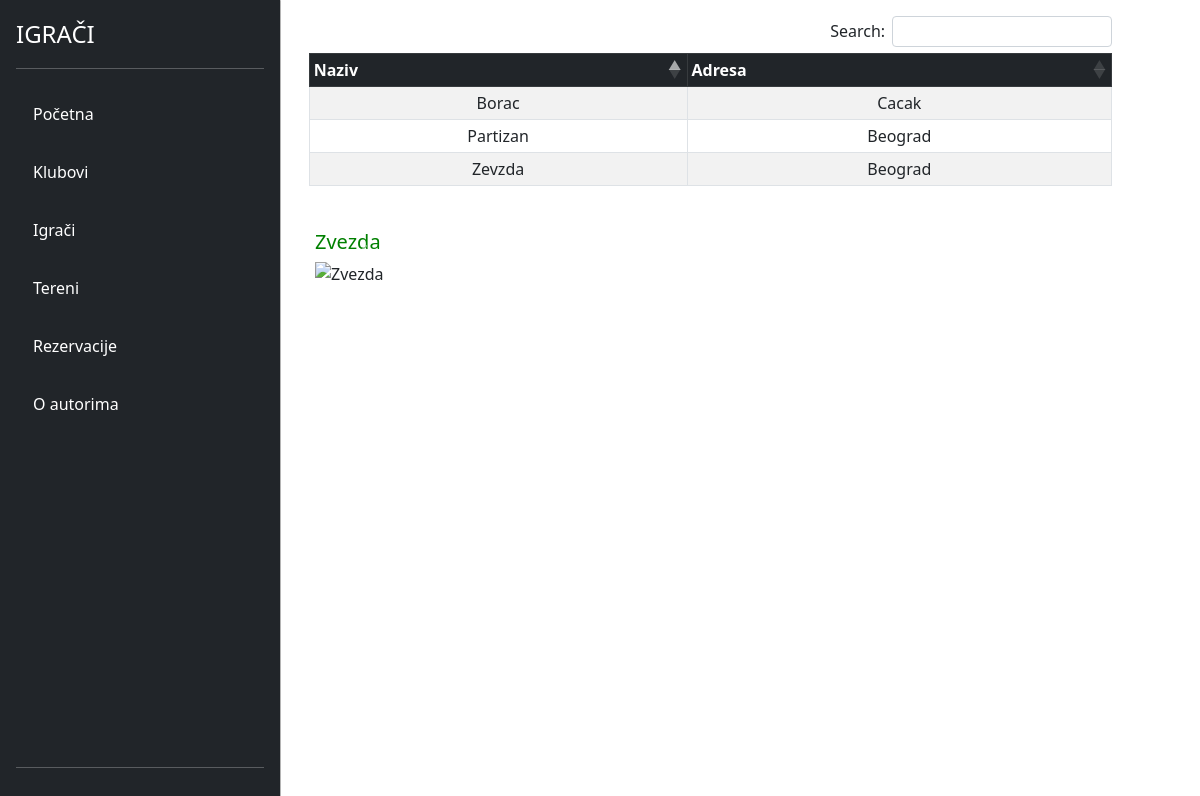
The app's page /view-igraci/clubs.php with its own data.
### tables this page shows
CREATE TABLE `sportski_klubovi` (
  `id` int(11) NOT NULL,
  `naziv` varchar(255) NOT NULL,
  `adresa` varchar(255) NOT NULL
);

### config/DB.php (called while the page is built)
<?php
class DB{
    private static $factory;
    public static function createInstance($config = null)
    {
        $settings['dbname'] = 'rekreativnitenisdb';
        $settings['dbhost'] = '127.0.0.1';
        $settings['dbuser'] = 'root';
        $settings['dbpass'] = '';
        try{
            $dsn = 'mysql:dbname=' . $settings['dbname'] . ';host=' . $settings['dbhost'];
            $pdo = new PDO($dsn, $settings['dbuser'], $settings['dbpass'], array(PDO::MYSQL_ATTR_INIT_COMMAND => "SET NAMES utf8"));
            $pdo->setAttribute(PDO::ATTR_ERRMODE, PDO::ERRMODE_EXCEPTION);
            $pdo->setAttribute(PDO::ATTR_EMULATE_PREPARES, true);
            $pdo->setAttribute(PDO::ATTR_DEFAULT_FETCH_MODE, PDO::FETCH_ASSOC);
            self::$factory[$config] = $pdo;
            return self::$factory[$config];
        }
        catch (PDOException $e) {
            die ('Connection failed: ' . $e->getMessage());
        }
    }
}
?>

### DAO/SportskiKlubDAO.php (called while the page is built, shortened)
<?php
require_once '../config/DB.php';
class SportskiKlubDAO
{
    private $db;
    public function __construct()
    {
        $this->db = DB::createInstance();
    }
    public function getAllSportskiKlubovi()
    {
        $statement = $this->db->prepare('SELECT * FROM sportski_klubovi');
        $statement->execute();
        $res = $statement->fetchAll();
        return $res;
    }
}

### view-igraci/clubs.php (the view, shortened to what this page needs)
<?php
require_once './partials/navigacija.php';
require_once '../DAO/SportskiKlubDAO.php';
$klubDAO = new SportskiKlubDAO();
$klubovi = $klubDAO->getAllSportskiKlubovi();
?>
<div class="container">
    <div class="row">
        <div class="container m-3" style="width: 90%;">
            <table class="table table-bordered  text-center  table-striped  table-sm mt-3" cellspacing="0" style=" margin-left:auto;margin-right:auto" id="dtBasicExample">
                <thead class="table-dark sticky-top bg-white">
                    <tr>
                        <th class="th-sm">Naziv</th>
                        <th class="th-sm">Adresa</th>
                    </tr>
                </thead>
                <tbody>
                    <?php foreach ($klubovi as $item) : ?>
                        <tr>
                            <td><?= $item['naziv'] ?></td>
                            <td><?= $item['adresa'] ?></td>
                        </tr>
                    <?php endforeach; ?>
                </tbody>
            </table>
        </div>
       <div>
       <div id="carouselExampleCaptions" class="carousel slide" data-bs-ride="false" style="padding: 1.4rem;">
  <div class="carousel-indicators">
    <button type="button" data-bs-target="#carouselExampleCaptions" data-bs-slide-to="0" class="active" aria-current="true" aria-label="Slide 1"></button>
    <button type="button" data-bs-target="#carouselExampleCaptions" data-bs-slide-to="1" aria-label="Slide 2"></button>
    <button type="button" data-bs-target="#carouselExampleCaptions" data-bs-slide-to="2" aria-label="Slide 3"></button>
  </div>
  <div class="carousel-inner">
    <div class="carousel-item active">
    <h5 style="color: green;">Zvezda</h5>
      <img src="./images/k3.jpg" class="d-block w-100 h-50" alt="Zvezda">
    </div>
  </div>
  <button class="carousel-control-prev" type="button" data-bs-target="#carouselExampleCaptions" data-bs-slide="prev">
    <span class="carousel-control-prev-icon" aria-hidden="true"></span>
  </button>
  <button class="carousel-control-next" type="button" data-bs-target="#carouselExampleCaptions" data-bs-slide="next">
    <span class="carousel-control-next-icon" aria-hidden="true"></span>
  </button>
</div>
       </div>
        </div>
        <?php
        require_once './partials/podnozje.php';
        ?>

### view-igraci/partials/navigacija.php (style rules this page uses)
.container { max-width: 100%; max-height: 100%; }

### records on screen
sportski_klubovi: naziv "Borac", adresa "Cacak"
sportski_klubovi: naziv "Zevzda", adresa "Beograd"
sportski_klubovi: naziv "Partizan", adresa "Beograd"
